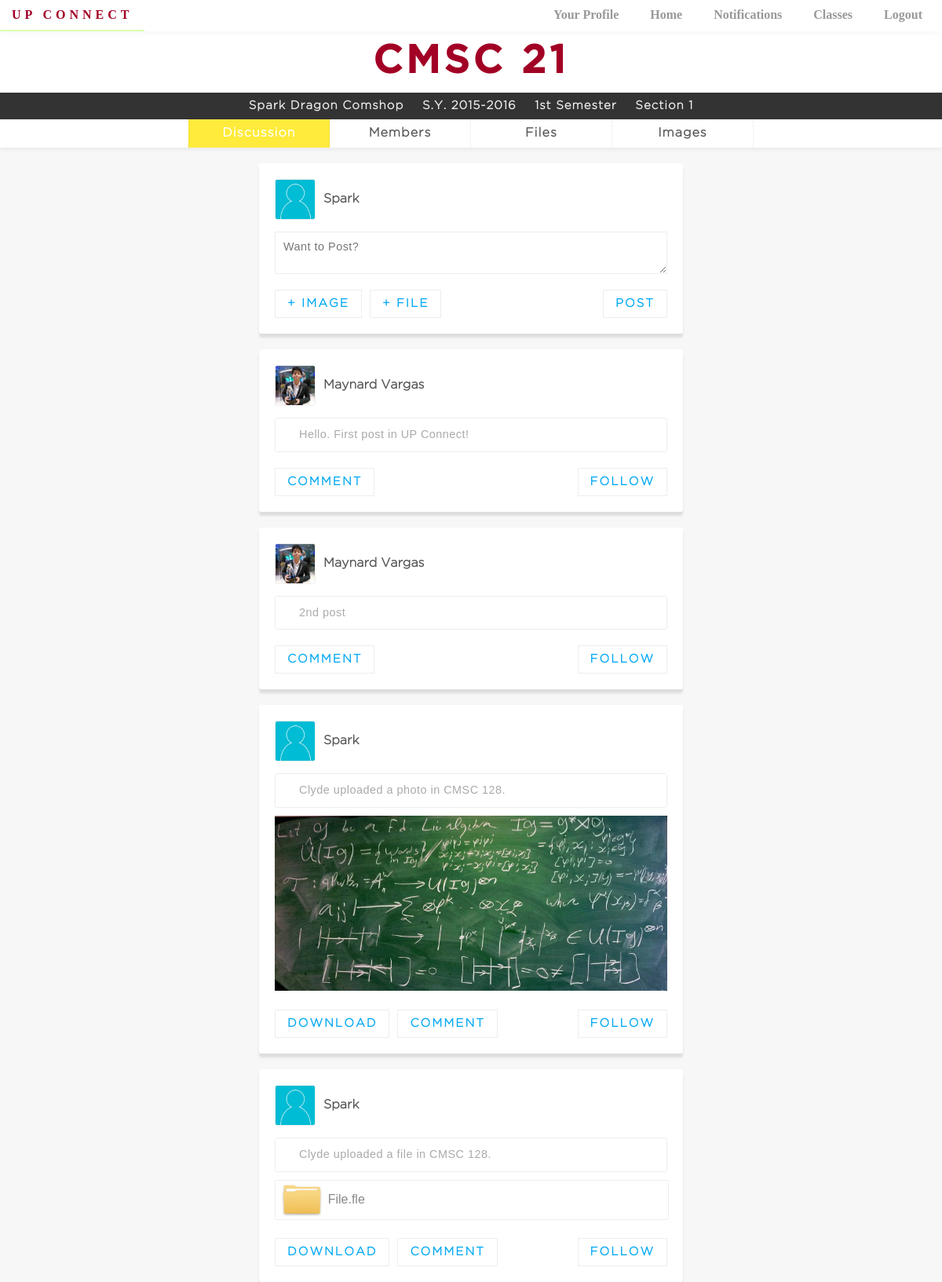
Screenshot of /class.php?classid=1 (signed in) with the database file from the repository.
### tables this page shows
CREATE TABLE `class` (
  `class_id` int(11) NOT NULL,
  `teacher_id` varchar(5) NOT NULL,
  `section` int(6) NOT NULL,
  `course_id` int(11) NOT NULL,
  `sem_id` int(9) NOT NULL
);

CREATE TABLE `course` (
  `course_id` int(11) NOT NULL,
  `course_name` varchar(30) NOT NULL,
  `course_description` text NOT NULL,
  `desciptive_title` varchar(100) NOT NULL
);

CREATE TABLE `teacher` (
  `teacher_id` varchar(5) NOT NULL,
  `firstname` varchar(30) NOT NULL,
  `middlename` varchar(30) NOT NULL,
  `lastname` varchar(30) NOT NULL,
  `password` varchar(100) NOT NULL
);

CREATE TABLE `semester` (
  `sem_id` int(9) NOT NULL,
  `school_year` varchar(9) NOT NULL,
  `sem_no` int(1) NOT NULL
);

### class.php (the view, shortened to what this page needs)
<!DOCTYPE html>
<html>
<head>
	<link rel="stylesheet" type="text/css" href="css/style.css">
	<link rel="stylesheet" type="text/css" href="css/navigationbar.css">
	<link rel="stylesheet" type="text/css" href="css/class.css">
	<link rel="stylesheet" type="text/css" href="css/post.css">
</head>
<body>
	<?php
		require "connect.php";
		$class_id = $_GET['classid'];
		$query = "select * from teacher natural join course natural join class natural join semester where class_id = '$class_id'";
		$result = mysqli_query($dbconn, $query);
		if(mysqli_affected_rows($dbconn)){
			$row = mysqli_fetch_assoc($result);
		}
		$query = "select * from (select * from post where class_id = '$class_id') as class_post join (SELECT student_id as id, firstname, lastname FROM student UNION SELECT teacher_id as id, firstname, lastname FROM teacher) as user on user.id = class_post.user_id;";
		$post_row = mysqli_query($dbconn, $query);
	 ?>
	<nav id="navigation">
		<a href="home.php" class="floattran">UP Connect</a>
		<a href="myprofile.php" class="floattran">Your Profile</a>
		<a href="home.php" class="floattran">Home</a>
		<a href="#" class="floattran">Notifications</a>
		<a href="#" class="floattran">Classes</a>
		<a href="index.php" class="floattran">Logout</a>
	</nav>
	<div class="container" id="classContainer">
		<header class="class">
			<h1 class="classtitle"><?php echo $row['course_name'] ?></h1>
			<ul class="class description">
				<li><p class="description"><?php echo $row['firstname']." ".$row['middlename']." ".$row['lastname']; ?></p></li>
				<li><p class="description">S.Y. <?php echo $row['school_year'] ?></p></li>
				<li><p class="description"><?php
					if($row['sem_no']==1){
						echo "1st";
					}
				 ?> Semester</p></li>
				<li><p class="description">Section <?php echo $row['section'] ?></p></li>
			</ul>
		</header>
		<ul class="grouplinks">
			<li><a href="#" class="floattran active">Discussion</a></li>
			<li><a href="members.php?classid=<?=$_GET['classid']?>" class="floattran">Members</a></li>
			<li><a href="files.php?classid=<?=$_GET['classid']?>" class="floattran">Files</a></li>
			<li><a href="images.php?classid=<?=$_GET['classid']?>" class="floattran">Images</a></li>
		</ul>
		<div class="to post">
			<header>
				<img class="userphoto" src="images/profile_images/<?=$_SESSION['userid'] ?>.jpg" onerror="this.src='images/profile_images/profile_picture_default.jpg'">
				<p class="user"><?=$_SESSION['firstname']." ".$_SESSION['lastname']?></p>
			</header>
			<form>
				<textarea name="caption" class="text" placeholder="Want to Post?"></textarea>
				<ul class="button options">
					<li><input type="button" value="+ Image" class="hoveranim"></li>
					<li><input type="button" value="+ File" class="hoveranim"></li>
					<li><input type="submit" name="post" value="Post" class="hoveranim"></li>
				</ul>
			</form>
		</div>
		<?php foreach ($post_row as $value){ ?>
			<div class="post">
				<header>
					<img class="userphoto" src="images/profile_images/<?=$value['user_id'];?>.jpg" onerror="this.src='images/profile_images/profile_picture_default.jpg'">
					<a class="user" href="#"><?=$value['firstname']." ".$value['lastname'];?></a>
				</header>
				<p class="caption"><?= $value['text'] ?></p>
				<ul class="button options">
					<li><input type="button" value="Comment" class="hoveranim"></li>
					<li><input type="button" value="Follow" class="hoveranim"></li>
				</ul>
			</div>
		<?php } ?>
		<div class="post">
			<header>
				<img class="userphoto" src="images/profile_images/<?=$_SESSION['userid'] ?>.jpg" onerror="this.src='images/profile_images/profile_picture_default.jpg'">
				<a class="user" href="#"><?=$_SESSION['firstname']." ".$_SESSION['lastname']?></a>
			</header>
			<p class="caption">Clyde uploaded a photo in CMSC 128.</p>
			<img src="images/notes.jpg" class="uploadedphoto">
			<ul class="button options">
				<li><input type="button" value="Download" class="hoveranim"></li>
				<li><input type="button" value="Comment" class="hoveranim"></li>
				<li><input type="button" value="Follow" class="hoveranim"></li>
			</ul>
		</div>
		<div class="post">
			<header>
				<img class="userphoto" src="images/profile_images/<?=$_SESSION['userid'] ?>.jpg" onerror="this.src='images/profile_images/profile_picture_default.jpg'">
				<a class="user" href="#"><?=$_SESSION['firstname']." ".$_SESSION['lastname']?></a>
			</header>
			<p class="caption">Clyde uploaded a file in CMSC 128.</p>
			<div class="filecontainer">
				<img src="images/file.png" id="file">
				<p>File.fle</p>
			</div>
			<ul class="button options">
				<li><input type="button" value="Download" class="hoveranim"></li>
				<li><input type="button" value="Comment" class="hoveranim"></li>
				<li><input type="button" value="Follow" class="hoveranim"></li>
			</ul>
		</div>
	</div>
</body>
</html>

### css/style.css (style rules this page uses)
* { margin: 0; padding: 0; color: #555; }
body { display: flex; min-height: 667px; align-items: center; justify-content: center; background-color: rgba(0,0,0,0.03); }
.container { text-align: center; }
.classbtn, .name, .user.description, .description, .grouplinks > li > a, .filecontainer > p { font-weight: bold; font-family: GothamLight; }
.text { padding: 5px; display: block; margin-bottom: 10px; border: solid 1px #DDF; }

### css/navigationbar.css (style rules this page uses)
nav { z-index: 1; top: 0; left: 0; width: 100%; position: fixed; display: inline-flex; background-color: #FFF; box-shadow: 0 0 10px rgba(0,0,0,0.05); }
nav > a { color: #999; font-weight: bold; font-family: "Gotham Light"; padding: 10px 15px 10px 15px; }
nav > a:first-child { color: #a20025; display: block; transition: 0.2s; font-weight: bold; letter-spacing: 5px; text-transform: uppercase; font-family: "Gotham Medium"; border-bottom: 2px solid rgba(0,0,0,0); }
nav > a:nth-child(2) { margin-left: auto; }
nav > a { display: block; transition: 0.2s; margin-right: 10px; text-decoration: none; border-bottom: 2px solid rgba(0,0,0,0); }

### css/class.css (style rules this page uses)
.class { overflow: auto; background-color: white; box-shadow: 0px 5px 3px rgba(0,0,0,0.1); }
.classtitle { padding: 15px; font-size: 50px; letter-spacing: 5px; font-family: GothamMedium; color: #a20025; }
.description { list-style: none; }
.description.class { width: 50%; width: 100%; padding: 10px; display: inline-flex; background-color: #333; box-sizing: border-box; justify-content: center; }
ul.description.class > li { margin: 0 1% 0 1%; }
ul.description.class > li > p { color: #EEE; font-size: 15px; letter-spacing: 1px; }
ul.class.description > li:first-child { clear: right; }
p.description { color: #666; font-size: 20px; text-align: center; }
ul.grouplinks { padding: 0 20%; display: flex; list-style: none; margin: 0 0 20px 0; justify-content: center; box-shadow: 0 3px 5px rgba(0,0,0,0.05); background-color: white; }
ul.grouplinks > li { width: 100%; }
ul.grouplinks > li > a { background-color: white; display: block; color: #555; margin: 0; width: 100%; padding: 10px; transition: 0.4s; letter-spacing: 1px; text-align: center; text-decoration: none; box-sizing: border-box; border-right: 1px solid rgba(0,0,0,0.05); }
ul.grouplinks > li:first-child > a { border-left: 1px solid rgba(0,0,0,0.05); }
ul.grouplinks > li > a.active { background-color: #FFEB3B; color: white; }

### rows the page displays
class: course.course_name "CMSC 21", teacher.firstname "Spark", teacher.middlename "Dragon", teacher.lastname "Comshop", sem.school_year "2015-2016", section "1"

### other values shown
$_SESSION['firstname'] "Spark"
$value['firstname'] "Maynard"
$value['lastname'] "Vargas"
$value['text'] "Hello. First post in UP Connect!"
$value['text'] "2nd post"
